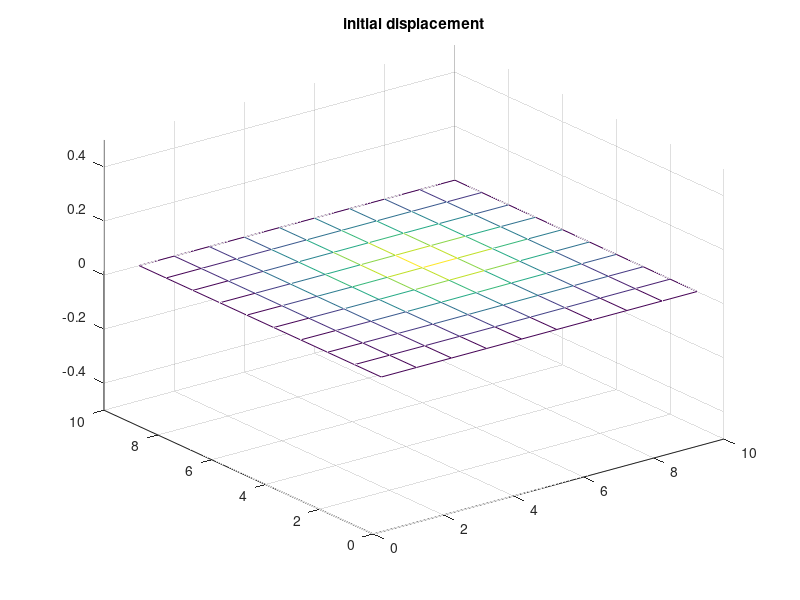

Here is the MATLAB script that generated this plot: (Note: this script raises an error after producing the figure.)
% Finite difference drum/chime 
% Bruce Land, Cornell University, May 2008
% second order scheme from
% http://arxiv.org/PS_cache/physics/pdf/0009/0009068v2.pdf, 
% page 14, eqn 2.18

clear all

%sound quality
%changing the strike location  and output location(s) also changes the quality
% n   rho   eta   alpha boundaryGain sound
% 12  0.5   1e-4  1.0   0            chime
% 12  0.5   2e-3  1.0   0            tin can
% 12  0.5   2e-3  1.0   0.5          tin can
% 6   0.5   2e-4  1.0   0.75         bell
% 16  0.25  5e-4  0.1   0.0          drum
% 16  0.05  2e-4  0.1   0.0          bass drum

%square membrane frequency ratios
f = [1, 1.58, 2, 2.24, 2.55, 2.92, 3, 3.16, 3.54, 3.6, 3.8, 4, 4.12, 4.3, 4.47, 4.5, 4.74, 5];
f0 = 0.161 ;

%linear dimension of membrane -- bigger is lower pitch
n = 10 ;
u = zeros(n,n); %time t
u1 = zeros(n,n); %time t-1
u2 = zeros(n,n); %time t-2
uHit = zeros(n,n); %input strike

% 0 < rho < 0.5 -- lower rho => lower pitch
% rho = (vel*dt/dx)^2
rho = 0.295 ;
% eta = damping*dt/2
% higher damping => shorter sound
eta = 0.0002 ;
% boundary condition -1.0<gain<1.0
% 1.0 is completely free edge
% 0.0 is clamped edge
boundaryGain = 0 ;

%time
Fs = 8000 ;
time = 0.0:1/Fs:5.0;
%output sound
aud = zeros(size(time)) ;

%sets the amplitude of the stick strike 
ampIn = .3; 
%sets the position of the stick strike: 0<pos<n
x_mid = n/2;
y_mid = n/2;
%sets width of the gaussian strike input -- see figure 1
alpha = .1 ;
%compute the gaussian strike amplitude
for i=2:n-1
    for j=2:n-1
        uHit(i,j) = ampIn*exp(-alpha*(((i-1)-x_mid)^2+((j-1)-y_mid)^2));
    end
end
%enforce boundary conditions
uHit(1,:) = boundaryGain * uHit(2,:);
uHit(n,:) = boundaryGain * uHit(n-1,:);
uHit(:,1) = boundaryGain * uHit(:,2);
uHit(:,n) = boundaryGain * uHit(:,n-1);

figure(1);clf;
mh = mesh(uHit);
title('initial displacement')
set(gca, 'zlim', [-0.5,0.5])

%index for storing audio output
tindex = 1;

for t=time
    
    %animate drum -- very SLOW
     set(mh, 'zdata', u)
     drawnow
    
    % use the central sample for output
    % any other sample or sum is also valid to try
    sampleLoc = fix(n/4);
    aud(tindex) = u(sampleLoc,sampleLoc); ; %sum(sum(u))/(n^2); %
    
    %vectorized update of positions, except for boundaries
    u(2:n-1,2:n-1) = 1/(1+eta) * (...
              rho * (u1(3:n,2:n-1)+u1(1:n-2,2:n-1)+u1(2:n-1,3:n)+u1(2:n-1,1:n-2)-4*u1(2:n-1,2:n-1)) ...
              + 2 * u1(2:n-1,2:n-1) ...
              - (1-eta) * (u2(2:n-1,2:n-1)) ...
              ) ;
    
    %enforce boundary conditions
    u(1,:) = boundaryGain * u(2,:);
    u(n,:) = boundaryGain * u(n-1,:);
    u(:,1) = boundaryGain * u(:,2);
    u(:,n) = boundaryGain * u(:,n-1);
    %u(4,4) = 0;
    
    %enforce boundary conditions
%     u(1,:) = boundaryGain * (u(2,:)+u1(2,:));
%     u(n,:) = boundaryGain * (u(n-1,:)+u1(n-1,:));
%     u(:,1) = boundaryGain * (u(:,2)+u1(:,2)) ;
%     u(:,n) = boundaryGain * (u(:,n-1)+u1(:,n-1));
    
    %update history 
    u2 = u1;
    u1 = u;
    
    %apply drum strikes at three times
    if t==0 | t==1.0 | t==2.0
        u1 = u1 + uHit;
    end
    
    tindex = tindex + 1;    
end

% get the spectrum
figure(2); clf;
Hs=spectrum.welch('Hamming',1024,50);
psd(Hs,aud,'Fs',Fs)
for i=1:length(f)
    line([f(i)*f0 f(i)*f0], [-20 -200], 'color','r');
end
title('Free edge plate spectrum')
set(gca,'xlim',[0 2])

%play the sound
sound(aud,Fs)

%end
%============================================================